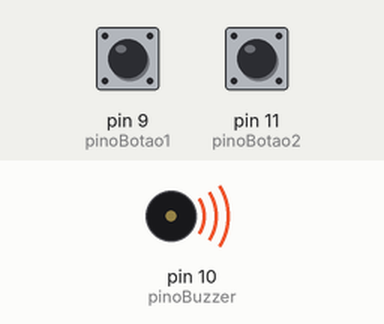
The sketch below on a simulated Arduino Uno, built with avr-gcc and run on an emulated ATmega328P. Shown: buzzer (waves = sounding). The test bench sets the inputs (shaded band); at power-on: pin 9 (pinoBotao1) HIGH, pin 11 (pinoBotao2) HIGH.

Above: at 0.5 s.
Timing chart, 0 to 4.6 s (numbered marks = the images above):
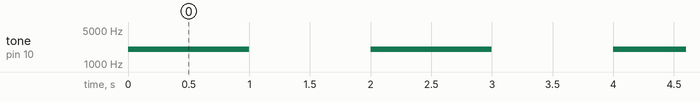

The sketch:

buzzer_botoes.ino
```cpp
//Programa de variação de frequência sonora de buzzer com botões push button

int frequencia = 2000;
const int pinoBuzzer = 10;
const int pinoBotao1 = 9;
const int pinoBotao2= 11;

void setup() {
  Serial.begin(9600);
  pinMode(pinoBuzzer, OUTPUT);
  pinMode(pinoBotao1, INPUT_PULLUP);
  pinMode(pinoBotao2, INPUT_PULLUP);
}

void loop() {
  //soma 100 à frequência ao apertar o botão
  if(digitalRead(pinoBotao1) == LOW){
    frequencia = frequencia + 100;
    }
  //subtrai 100 da frquência ao apertar o botão
  if(digitalRead(pinoBotao2) == LOW){
    frequencia = frequencia - 100;
    }

  tone(pinoBuzzer, frequencia); //gera frequência no pino correspondente ao buzzer
  delay(1000);
  noTone(pinoBuzzer); //interrompe a frequência
  delay(1000);
}
```

Measured:
- by itself, tone on pin 10 (pinoBuzzer): alternates 2000 Hz for 1.0 s and silent for 1.0 s
